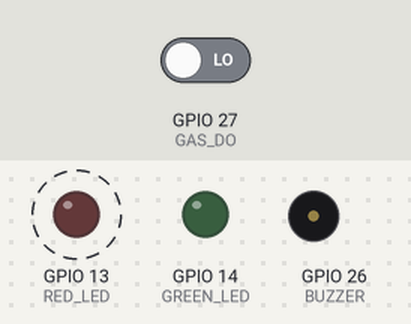
Bench run of a sketch on a simulated ESP32. Parts: output pins drawn as LEDs (lit = HIGH), buzzer (waves = sounding, pin HIGH). Dashed ring = blinking. The inputs (shaded band) are chosen by the test bench; at power-on: GPIO 27 (GAS_DO) LOW. WiFi joins after 1.5 s; servers stay silent unless stated; web services answer with replies made up by the test bench; what the sketch prints to the serial monitor is not drawn.

Above: at 2.7 s.
2.8 s: GPIO 27 (GAS_DO) driven HIGH
At 3.8 s:
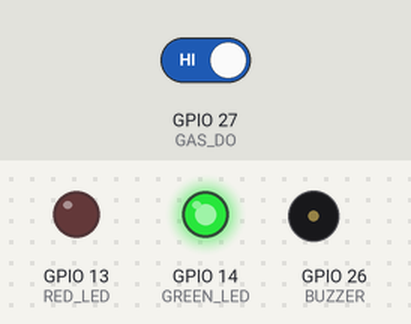
4.4 s: GPIO 27 (GAS_DO) driven LOW
At 4.55 s:
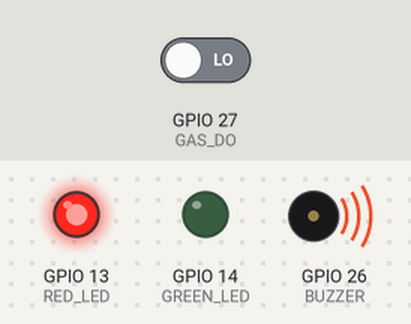
Timing chart, 0 to 13.6 s (numbered marks = the images above; inputs shaded):
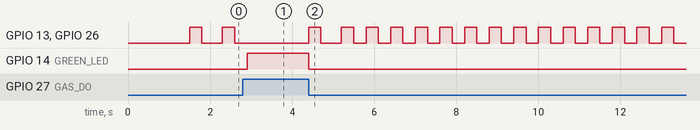

The sketch:

esp_alert_gasleak.ino
```cpp
#include <WiFi.h>
#include <HTTPClient.h>

const char* ssid = "Nothing2";
const char* password = "password";

String botToken = "79215xxxxx:AAFKMFDkdkKNqjTXk5jb1BBiX5O_Htxxxxx"; // Not Actual Token
String chatID = "8471108590";

#define GAS_DO     27
#define GREEN_LED  14
#define RED_LED    13
#define BUZZER     26

bool alertSent = false;

void setup() {
  Serial.begin(115200);

  pinMode(GAS_DO, INPUT);
  pinMode(GREEN_LED, OUTPUT);
  pinMode(RED_LED, OUTPUT);
  pinMode(BUZZER, OUTPUT);

  digitalWrite(GREEN_LED, LOW);
  digitalWrite(RED_LED, LOW);
  digitalWrite(BUZZER, LOW);

  // Connect WiFi
  WiFi.begin(ssid, password);
  Serial.print("Connecting to WiFi");

  while (WiFi.status() != WL_CONNECTED) {
    delay(500);
    Serial.print(".");
  }

  Serial.println("\nWiFi Connected");
  Serial.println(WiFi.localIP());
}

// Telegram bot
void sendTelegram(String message) {
  HTTPClient http;
  String url = "https://api.telegram.org/bot" + botToken +
               "/sendMessage?chat_id=" + chatID +
               "&text=" + message;

  http.begin(url);
  http.GET();
  http.end();
}

void loop() {
  int gasState = digitalRead(GAS_DO);
  Serial.print("Gas State: ");
  Serial.println(gasState);

  if (gasState == HIGH) {

    digitalWrite(GREEN_LED, HIGH);
    digitalWrite(RED_LED, LOW);
    digitalWrite(BUZZER, LOW);
    alertSent = false;
  }
  else {

    digitalWrite(GREEN_LED, LOW);

    digitalWrite(RED_LED, HIGH);
    digitalWrite(BUZZER, HIGH);
    delay(300);
    digitalWrite(RED_LED, LOW);
    digitalWrite(BUZZER, LOW);
    delay(300);

    if (!alertSent) {
      sendTelegram("GAS LEAK DETECTED! Please take immediate action.");
      alertSent = true;
    }
  }
}
```

Measured:
- after the input at 2.8 s, GPIO 13 (RED_LED), GPIO 26 (BUZZER): stops changing and stays LOW; GPIO 14 (GREEN_LED): LOW → HIGH after 0.10 s
- after the input at 4.4 s, GPIO 13 (RED_LED), GPIO 26 (BUZZER): goes HIGH 0.30 s, LOW 0.50 s, 13 × (HIGH 0.30 s, LOW 0.30 s), HIGH 0.30 s, then LOW, starting at once; GPIO 14 (GREEN_LED): HIGH → LOW at once
- by itself, GPIO 13 (RED_LED), GPIO 26 (BUZZER): alternates HIGH for 0.30 s and LOW for 0.50 s
